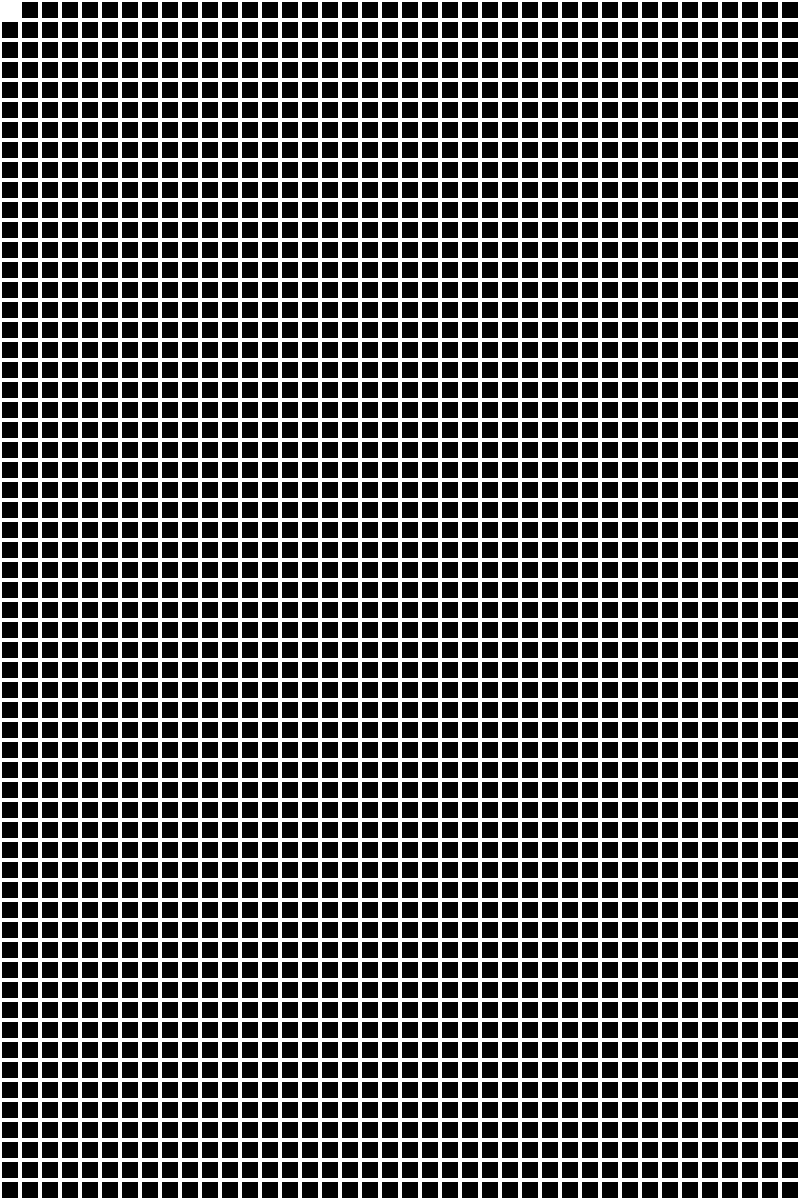
Frame 1 (no input)
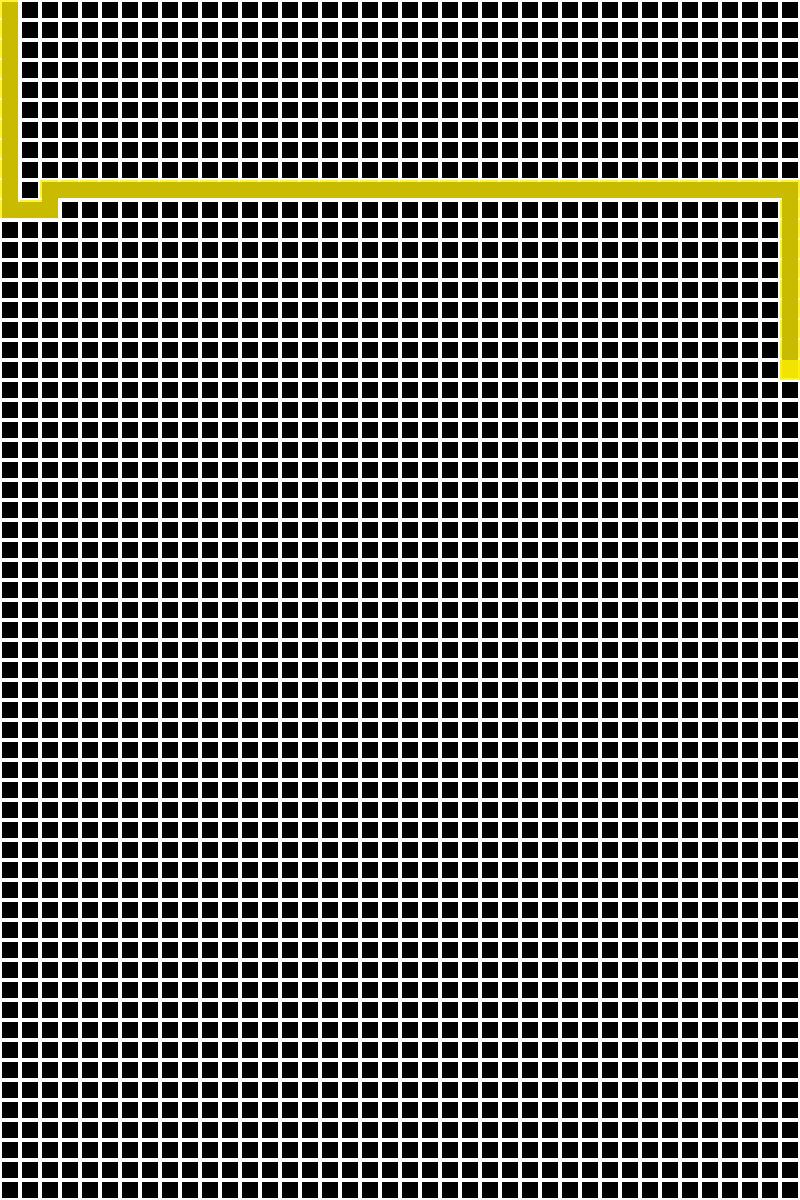
Frame 60 (no input)
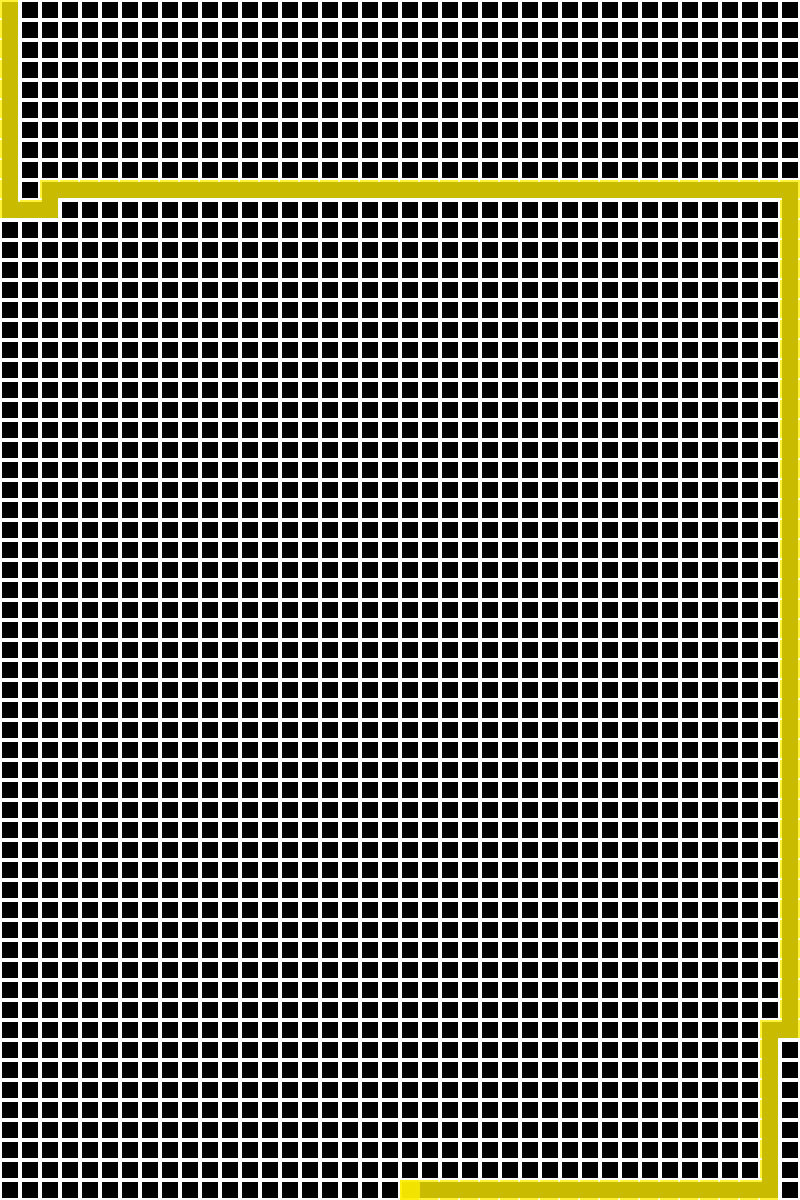
Frame 120 (the mouse pressed at the canvas centre since frame 60)

The p5.js sketch that drew these frames (run headless with seeded random() and noise() and a simulated clock; from frame 60 on, the mouse is pressed at the canvas centre):

// p5.js sketch
// ── sketch.js
// Daniel Shiffman
// http://codingtra.in
// http://patreon.com/codingtrain

// Videos
// https://youtu.be/HyK_Q5rrcr4
// https://youtu.be/D8UgRyRnvXU
// https://youtu.be/8Ju_uxJ9v44
// https://youtu.be/_p5IH0L63wo

// Depth-first search
// Recursive backtracker
// https://en.wikipedia.org/wiki/Maze_generation_algorithm

var cols, rows;
var w = 20;
var grid = [];

var current;

var stack = [];

function setup() {
  createCanvas(800, 1200);
  cols = floor(width / w);
  rows = floor(height / w);
  //frameRate(5);

  for (var j = 0; j < rows; j++) {
    for (var i = 0; i < cols; i++) {
      var cell = new Cell(i, j);
      grid.push(cell);
    }
  }

  current = grid[0];


}

function draw() {
  // frameRate(5)
  background(0);
  for (var i = 0; i < grid.length; i++) {
    grid[i].show();
  }

  current.visited = true;
  current.highlight();
  // STEP 1
  var next = current.checkNeighbors();
  if (next) {
    next.visited = true;

    // STEP 2
    stack.push(current);

    // STEP 3
    removeWalls(current, next);

    // STEP 4
    current = next;
  } else if (stack.length > 0) {
    current = stack.pop();
    // current = stack[random(stack.length)]
    // console.log(current)
  }

}

function index(i, j) {
  if (i < 0 || j < 0 || i > cols - 1 || j > rows - 1) {
    return -1;
  }
  return i + j * cols;
}


function removeWalls(a, b) {
  var x = a.i - b.i;
  if (x === 1) {
    a.walls[3] = false;
    b.walls[1] = false;
  } else if (x === -1) {
    a.walls[1] = false;
    b.walls[3] = false;
  }
  var y = a.j - b.j;
  if (y === 1) {
    a.walls[0] = false;
    b.walls[2] = false;
  } else if (y === -1) {
    a.walls[2] = false;
    b.walls[0] = false;
  }
}
// ── cell.js
// Daniel Shiffman
// http://codingtra.in
// http://patreon.com/codingtrain

// Videos
// https://youtu.be/HyK_Q5rrcr4
// https://youtu.be/D8UgRyRnvXU
// https://youtu.be/8Ju_uxJ9v44
// https://youtu.be/_p5IH0L63wo

// Depth-first search
// Recursive backtracker
// https://en.wikipedia.org/wiki/Maze_generation_algorithm

function Cell(i, j) {
  let redStroke = [237, 41, 56]
  let yellowStroke = [252, 198, 2]
  let returnRed = false;
  let returnYellow = false;
  
  this.i = i;
  this.j = j;
  this.walls = [true, true, true, true];
  this.visited = false;

  this.checkNeighbors = function() {
    var neighbors = [];

    var top = grid[index(i, j - 1)];
    var right = grid[index(i + 1, j)];
    var bottom = grid[index(i, j + 1)];
    var left = grid[index(i - 1, j)];

    if (top && !top.visited) {
      neighbors.push(top);
    }
    if (right && !right.visited) {
      neighbors.push(right);
    }
    if (bottom && !bottom.visited) {
      neighbors.push(bottom);
    }
    if (left && !left.visited) {
      neighbors.push(left);
    }

    if (neighbors.length > 0) {
//       if((this.i > 15 && this.i < 20)||(this.i >5 && this.i < 10)){
//       var r = floor(random(0, neighbors.length));
//       returnRed = true;

//       return neighbors[r];
//       }else{
      if(((this.j < 10 && this.j > -1) ||(this.j < 61 && j > 50))&&(this.i <41) ){
        console.log("in range")
        let r = floor(random(1, neighbors.length-1))
        returnRed = false;

        return neighbors[r];
      }else if(((this.i > -1 && this.i < 10)|| (this.i > 30 && this.i <41)) && (this.j < 61)) {
        // console.log("not in range")
         let r = floor(random(0, neighbors.length-1));
        returnRed = false;
        // returnYellow = true;

        return neighbors[r];
      } else{
         let r = floor(random(0, neighbors.length));
      returnRed = true;

      return neighbors[r];
      }
      // }
      
    } else {
      return undefined;
    }


  }
  this.highlight = function() {
    var x = this.i * w;
    var y = this.j * w;
    noStroke();
    // fill(0, 0, 255, 100);
    rect(x, y, w, w);

  }

  this.show = function() {
    var x = this.i * w;
    var y = this.j * w;
    stroke(255);
    strokeWeight(4)
    if (this.walls[0]) {
      line(x, y, x + w, y);
    }
    if (this.walls[1]) {
      line(x + w, y, x + w, y + w);
    }
    if (this.walls[2]) {
      line(x + w, y + w, x, y + w);
    }
    if (this.walls[3]) {
      line(x, y + w, x, y);
    }

    if (this.visited) {
      // console.log(returnRed, returnYellow)
      noStroke();
    
      if(returnRed){
        fill(0, 255, 254,210)
      }else if (returnYellow){
        fill(83, 239, 213)
      }else{
         fill(255, 239, 0,200)
      }
      rect(x, y, w, w);
    }
  }
}
